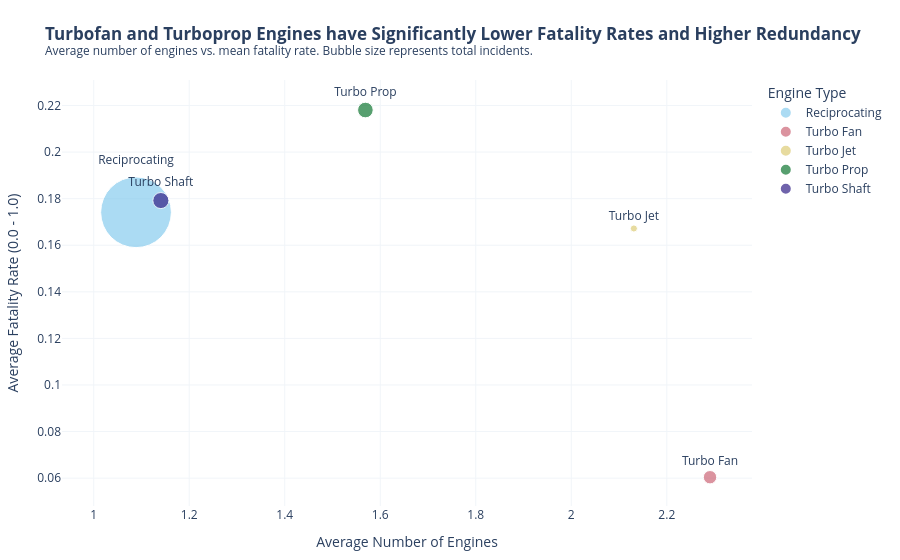

Source (notebook cell):
### Markdown cell above
### Q4: How do different engine types compare in terms of average number of engines and their safety profiles (accidents and fatality rate)?
*   **Insight**: Reciprocating engines (propellers) have the lowest number of average engines (typically single-engine planes) and the highest fatality rate, whereas commercial turbofans/turbojets have lower average fatality rates due to redundancies and multi-engine profiles.

### Code cell
# Filter out unknowns and minor categories
valid_engines = ['Reciprocating', 'Turbo Fan', 'Turbo Jet', 'Turbo Prop', 'Turbo Shaft']
df_q4 = df[df['engine_type'].isin(valid_engines)].copy()

df_q4_grouped = df_q4.groupby('engine_type').agg(
    occurrences=('event_id', 'count'),
    avg_engines=('number_of_engines', 'mean'),
    avg_fatality_rate=('fatality_rate', 'mean')
).reset_index()

# Plotly Bubble Chart
fig4 = px.scatter(
    df_q4_grouped, x='avg_engines', y='avg_fatality_rate', size='occurrences',
    color='engine_type', text='engine_type',
    color_discrete_sequence=px.colors.qualitative.Safe,
    size_max=50
)
fig4.update_layout(
    title="<b>Turbofan and Turboprop Engines have Significantly Lower Fatality Rates and Higher Redundancy</b><br><sup>Average number of engines vs. mean fatality rate. Bubble size represents total incidents.</sup>",
    xaxis_title="Average Number of Engines",
    yaxis_title="Average Fatality Rate (0.0 - 1.0)",
    legend_title="Engine Type",
    margin=dict(l=40, r=40, t=80, b=40)
)
fig4.update_traces(textposition='top center')
fig4.update_xaxes(showgrid=True, gridcolor='#f1f5f9')
fig4.update_yaxes(showgrid=True, gridcolor='#f1f5f9')

fig4.show()

### Figure 1 — Plotly figure (JSON) as saved in the notebook; plotly's stock layout.template omitted (floating-point values rounded to 4 significant figures)
{"data": [{"hovertemplate": "engine_type=%{text}<br>avg_engines=%{x}<br>avg_fatality_rate=%{y}<br>occurrences=%{marker.size}<extra></extra>", "legendgroup": "Reciprocating", "marker": {"color": "rgb(136, 204, 238)", "size": [69154], "sizemode": "area", "sizeref": 27.66, "symbol": "circle"}, "mode": "markers+text", "name": "Reciprocating", "orientation": "v", "showlegend": true, "text": ["Reciprocating"], "textposition": "top center", "type": "scatter", "x": [1.089], "xaxis": "x", "y": [0.1742], "yaxis": "y"}, {"hovertemplate": "engine_type=%{text}<br>avg_engines=%{x}<br>avg_fatality_rate=%{y}<br>occurrences=%{marker.size}<extra></extra>", "legendgroup": "Turbo Fan", "marker": {"color": "rgb(204, 102, 119)", "size": [2475], "sizemode": "area", "sizeref": 27.66, "symbol": "circle"}, "mode": "markers+text", "name": "Turbo Fan", "orientation": "v", "showlegend": true, "text": ["Turbo Fan"], "textposition": "top center", "type": "scatter", "x": [2.291], "xaxis": "x", "y": [0.0604], "yaxis": "y"}, {"hovertemplate": "engine_type=%{text}<br>avg_engines=%{x}<br>avg_fatality_rate=%{y}<br>occurrences=%{marker.size}<extra></extra>", "legendgroup": "Turbo Jet", "marker": {"color": "rgb(221, 204, 119)", "size": [702], "sizemode": "area", "sizeref": 27.66, "symbol": "circle"}, "mode": "markers+text", "name": "Turbo Jet", "orientation": "v", "showlegend": true, "text": ["Turbo Jet"], "textposition": "top center", "type": "scatter", "x": [2.131], "xaxis": "x", "y": [0.1672], "yaxis": "y"}, {"hovertemplate": "engine_type=%{text}<br>avg_engines=%{x}<br>avg_fatality_rate=%{y}<br>occurrences=%{marker.size}<extra></extra>", "legendgroup": "Turbo Prop", "marker": {"color": "rgb(17, 119, 51)", "size": [3375], "sizemode": "area", "sizeref": 27.66, "symbol": "circle"}, "mode": "markers+text", "name": "Turbo Prop", "orientation": "v", "showlegend": true, "text": ["Turbo Prop"], "textposition": "top center", "type": "scatter", "x": [1.569], "xaxis": "x", "y": [0.2181], "yaxis": "y"}, {"hovertemplate": "engine_type=%{text}<br>avg_engines=%{x}<br>avg_fatality_rate=%{y}<br>occurrences=%{marker.size}<extra></extra>", "legendgroup": "Turbo Shaft", "marker": {"color": "rgb(51, 34, 136)", "size": [3585], "sizemode": "area", "sizeref": 27.66, "symbol": "circle"}, "mode": "markers+text", "name": "Turbo Shaft", "orientation": "v", "showlegend": true, "text": ["Turbo Shaft"], "textposition": "top center", "type": "scatter", "x": [1.141], "xaxis": "x", "y": [0.1792], "yaxis": "y"}], "layout": {"legend": {"itemsizing": "constant", "title": {"text": "Engine Type"}, "tracegroupgap": 0}, "margin": {"b": 40, "l": 40, "r": 40, "t": 80}, "title": {"text": "<b>Turbofan and Turboprop Engines have Significantly Lower Fatality Rates and Higher Redundancy</b><br><sup>Average number of engines vs. mean fatality rate. Bubble size represents total incidents.</sup>"}, "xaxis": {"anchor": "y", "domain": [0.0, 1.0], "gridcolor": "#f1f5f9", "showgrid": true, "title": {"text": "Average Number of Engines"}}, "yaxis": {"anchor": "x", "domain": [0.0, 1.0], "gridcolor": "#f1f5f9", "showgrid": true, "title": {"text": "Average Fatality Rate (0.0 - 1.0)"}}}}
